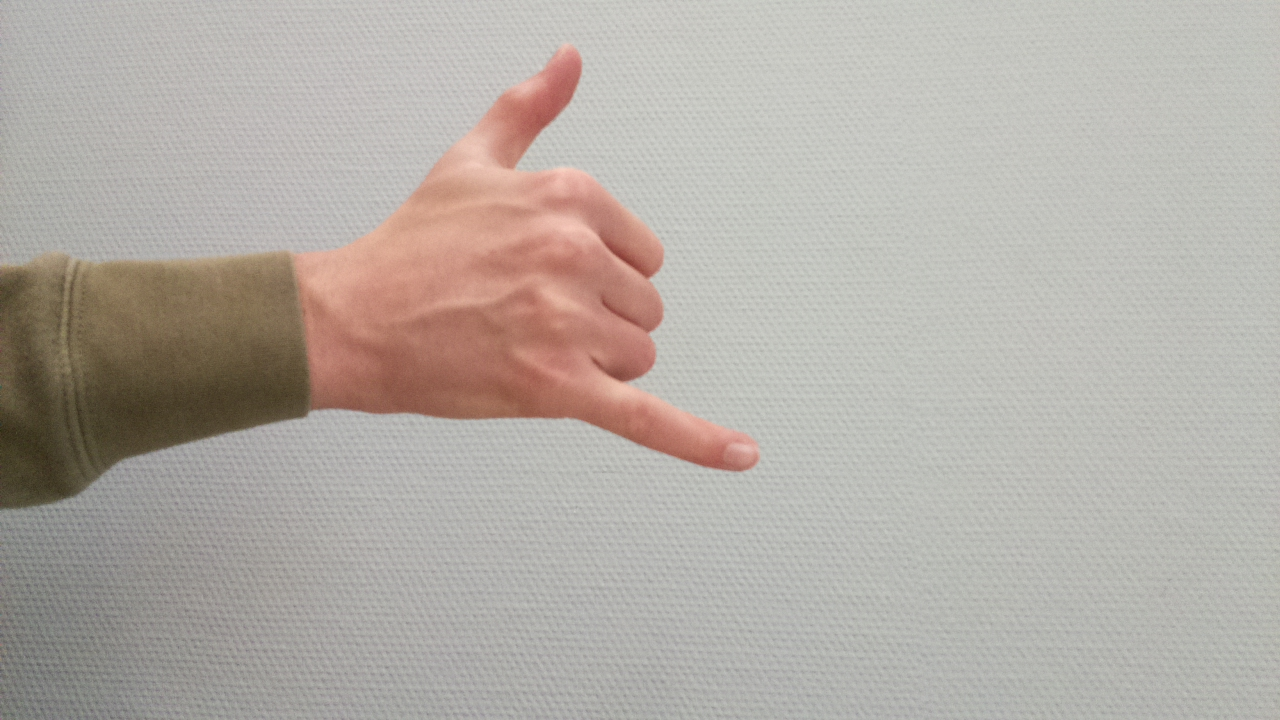
#> input picture blok2/transferlearn_test/original_dataset/hangloose/image1665496251.jpg, 1280 x 720 px, found by its file name
$ python feature_extraction.py
#> lines starting #> are read from the running program, lines starting #| are printed output that depends on the picture; after the words box and inside, x2 and y2 are one past the last pixel; in counts of white or black regions, pixels touching at a corner belong together
import cv2
import numpy as np
from math import sqrt
import os

features = ["area", "perimeter", "aspect_ratio",
            "extent", "pa_ratio", "number_of_hull_defects"]


def extract_features(image):
    contours, hierarchy = cv2.findContours(
        image, cv2.RETR_LIST, cv2.CHAIN_APPROX_SIMPLE)

    contour = max(contours, key=cv2.contourArea)

    area = cv2.contourArea(contour)
    perimeter = cv2.arcLength(contour, True)
    minAreaRect = cv2.minAreaRect(contour)
    (x, y), (width, height), angle = minAreaRect
    aspect_ratio = min(width, height) / max(width, height)
    # rect_area = width * height
    # extend = area / rect_area
    extend = area / cv2.contourArea(cv2.convexHull(contour))
    pa_ratio = perimeter / sqrt(area)

    approx_contour = cv2.approxPolyDP(contour, perimeter * 0.001, True)
    hull = cv2.convexHull(approx_contour, returnPoints=False)
    defects = cv2.convexityDefects(approx_contour, hull)

    number_of_hull_defects = len(defects)

    dst = cv2.cvtColor(image, cv2.COLOR_GRAY2RGB)
    cv2.drawContours(dst, [contour], 0, (255, 0, 0), 3)
    cv2.drawContours(dst, [approx_contour], 0, (0, 255, 0), 2)

    box = cv2.boxPoints(minAreaRect)
    box = np.int0(box)
    cv2.drawContours(dst, [box], 0, (0, 255, 255), 2)

    for i in range(defects.shape[0]):
        s, e, f, d = defects[i, 0]
        start = tuple(approx_contour[s][0])
        end = tuple(approx_contour[e][0])
        far = tuple(approx_contour[f][0])
        cv2.line(dst, start, end, [0, 0, 255], 2)
        cv2.circle(dst, far, 5, [0, 0, 255], -1)

    cv2.imshow("intermediate", dst)

    return np.array((area, perimeter, aspect_ratio, extend, pa_ratio, number_of_hull_defects))


if __name__ == "__main__":
    absolute_path = os.path.join(
        os.getcwd(), "evd_3", "original_dataset", "hangloose", "image1665496251.jpg")

    image = cv2.imread(absolute_path)
#> image is the input picture: shape (720, 1280, 3); mean B, G, R 166, 172.7, 179.2
    image = cv2.cvtColor(image, cv2.COLOR_BGR2HSV)
#> image: shape (720, 1280, 3); mean H, S, V 29.7, 21.8, 179.8
    image = cv2.blur(image, (3, 3))
#> image: shape (720, 1280, 3); mean H, S, V 29.7, 21.8, 179.8
    binary = cv2.inRange(image, (0, 24, 96), (15, 175, 255))
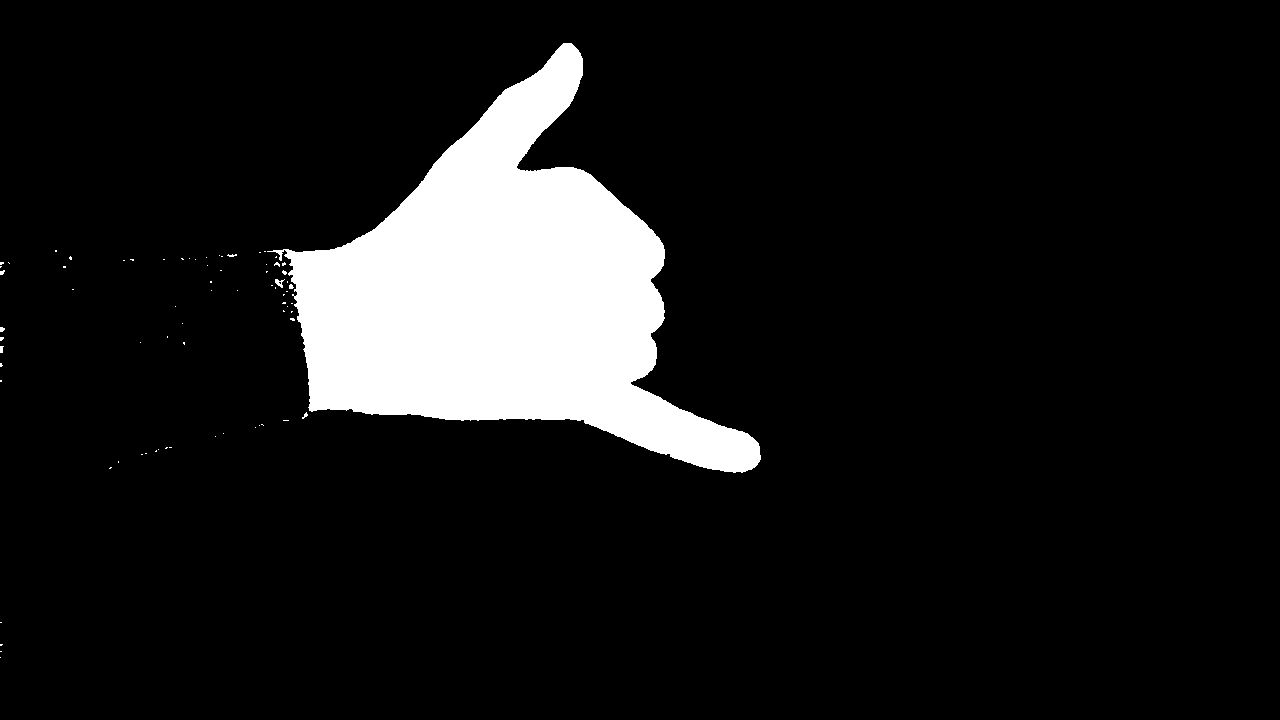
#> binary: shape (720, 1280); 10.1% white; 74 white regions (70 under 20 px), largest, box (x1, y1, x2, y2) and area: (267, 43, 761, 473) 92939, (275, 279, 285, 288) 44, (0, 346, 4, 353) 22, (0, 327, 5, 332) 20

    kernel = np.ones((7, 7), np.uint8)

    binary = cv2.erode(binary, kernel)
#> binary: shape (720, 1280); 9.4% white; 1 white region, box (x1, y1, x2, y2) and area: (290, 46, 757, 469) 86562
    binary = cv2.dilate(binary, kernel)
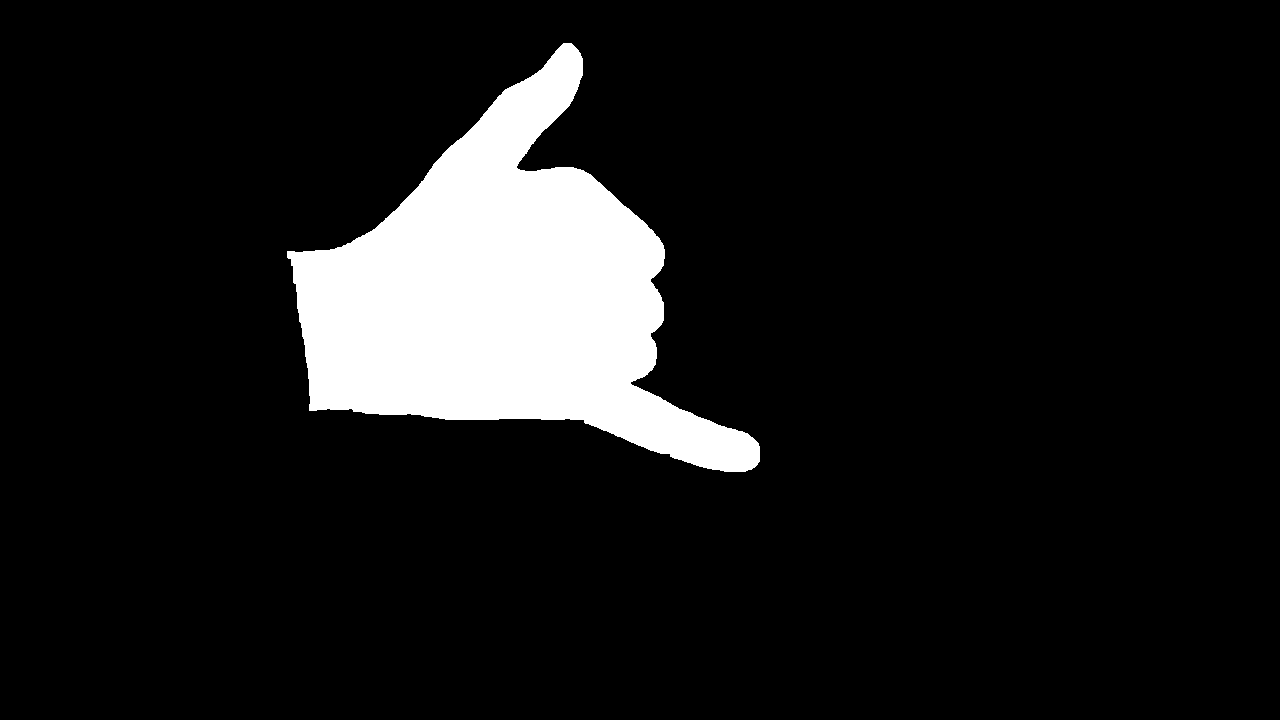
#> binary: shape (720, 1280); 10.1% white; 1 white region

    features = extract_features(binary)
#> in extract_features, `contours, hierarchy = cv2.findContours( image, cv2.RETR_LIST, cv2.CHAI..`: contours = 1 contour; box (x1, y1, x2, y2) and area: (287, 43, 760, 472) 91972
#> in extract_features, `contour = max(contours, key=cv2.contourArea)`: contour = contour of 579 points, box (x1, y1, x2, y2) (287, 43, 760, 472), area 91972
#> in extract_features, `area = cv2.contourArea(contour)`: area = 91972
#> in extract_features, `perimeter = cv2.arcLength(contour, True)`: perimeter = 1734
#> in extract_features, `minAreaRect = cv2.minAreaRect(contour)`: minAreaRect = ((490.4, 332), (394.8, 465.6), -24.53)
#> in extract_features, `(x, y), (width, height), angle = minAreaRect`: x = 490.4; y = 332; width = 394.8; height = 465.6; angle = -24.53
#> in extract_features, `aspect_ratio = min(width, height) / max(width, height)`: aspect_ratio = 0.848
#> in extract_features, `extend = area / cv2.contourArea(cv2.convexHull(contour))`: extend = 0.762
#> in extract_features, `pa_ratio = perimeter / sqrt(area)`: pa_ratio = 5.72
#> in extract_features, `approx_contour = cv2.approxPolyDP(contour, perimeter * 0.001, True)`: approx_contour = contour of 59 points, box (x1, y1, x2, y2) (287, 43, 760, 472), area 91975
#> in extract_features, `hull = cv2.convexHull(approx_contour, returnPoints=False)`: hull = [50, 49, 48, 24, 23, 22, 21, 20, 9, 1, 0]
#> in extract_features, `defects = cv2.convexityDefects(approx_contour, hull)`: defects = [[50, 0, 56, 8907], [1, 9, 7, 1355], [9, 20, 15, 7835], [24, 48, 44, 26968]]
#> in extract_features, `number_of_hull_defects = len(defects)`: number_of_hull_defects = 4
#> in extract_features, `box = cv2.boxPoints(minAreaRect)`: box = [[407.5, 625.8], [214.2, 202.2], [573.3, 38.3], [766.6, 461.9]]
#> in extract_features, `box = np.int0(box)`: box = [[407, 625], [214, 202], [573, 38], [766, 461]]
#> in extract_features, `cv2.drawContours(dst, [box], 0, (0, 255, 255), 2)`:
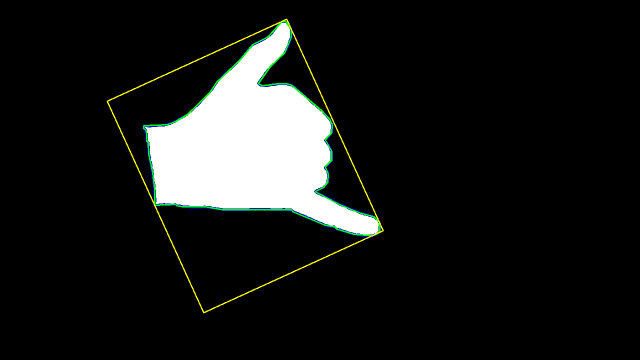
#> dst: shape (720, 1280, 3) (shown at 1/2 size); mean B, G, R 25.1, 27, 25.6
#> the loop in extract_features, `for i in range(defects.shape[0]):` made 4 passes
#> (s, e, f, d, start, end, far) on passes 1 to 4: (50, 0, 56, 8907, (563, 43), (287, 251), (374, 229)), (1, 9, 7, 1355, (287, 257), (309, 410), (305, 345)), (9, 20, 15, 7835, (309, 410), (707, 468), (583, 419)), (24, 48, 44, 26968, (758, 443), (582, 58), (516, 167))
#> after the loop in extract_features, `for i in range(defects.shape[0]):`:
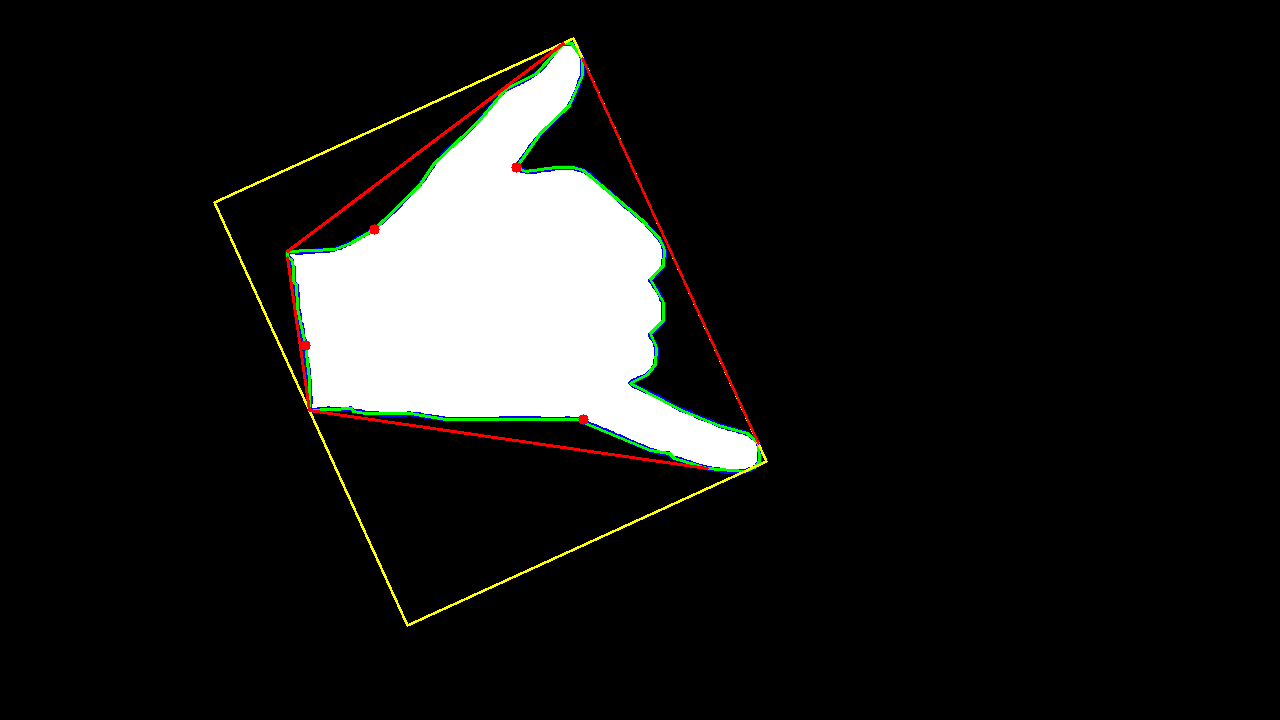
#> dst: shape (720, 1280, 3); 0.46% of pixels changed, all inside (x1, y1, x2, y2) = (286, 42, 760, 470)
#> features = [91972, 1734, 0.848, 0.762, 5.72, 4]

    #cv2.imshow("binary", binary)
    cv2.waitKey(0)
    print(features)
#| [9.19720000e+04 1.73395959e+03 8.47858774e-01 7.62316822e-01
#|  5.71756560e+00 4.00000000e+00]

$ run again, with blok2/transferlearn_test/original_dataset/hangloose/image1665496268.jpg copied over blok2/transferlearn_test/original_dataset/hangloose/image1665496251.jpg
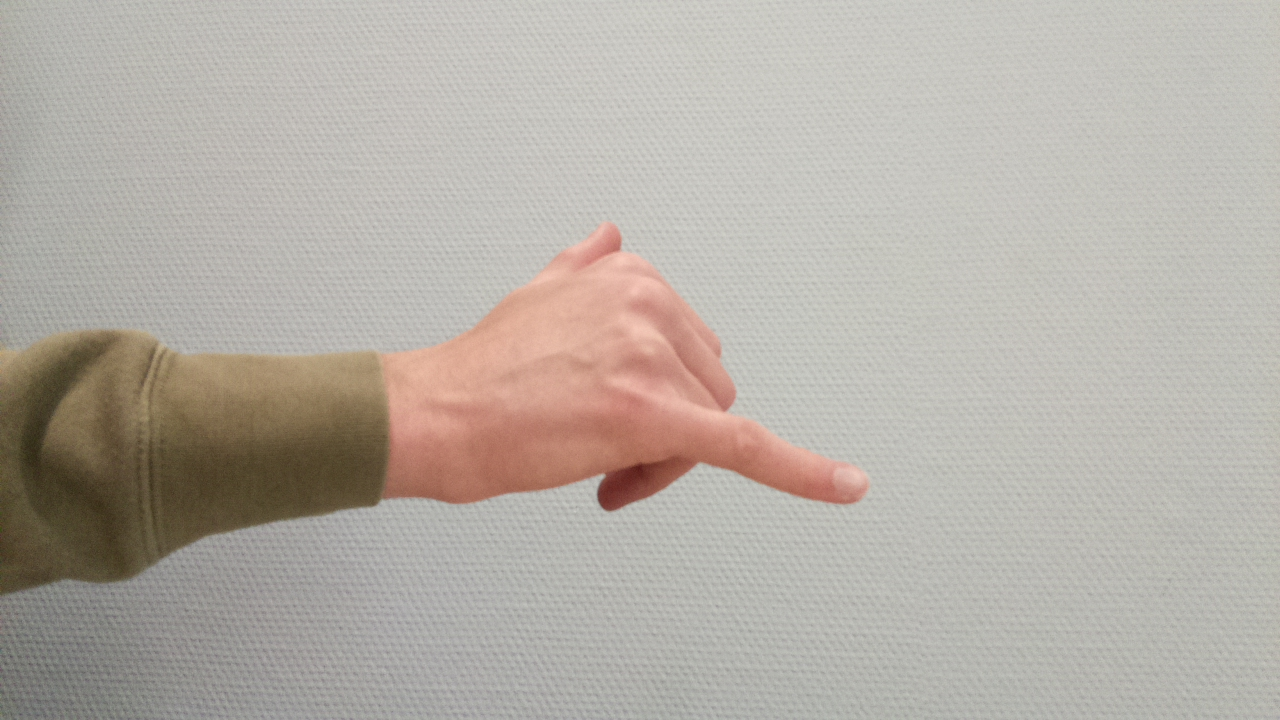
#> input picture blok2/transferlearn_test/original_dataset/hangloose/image1665496268.jpg, 1280 x 720 px, found by its file name
#> image is the input picture: shape (720, 1280, 3); mean B, G, R 166.1, 174.1, 180.5
#> `binary = cv2.erode(binary, kernel)`:
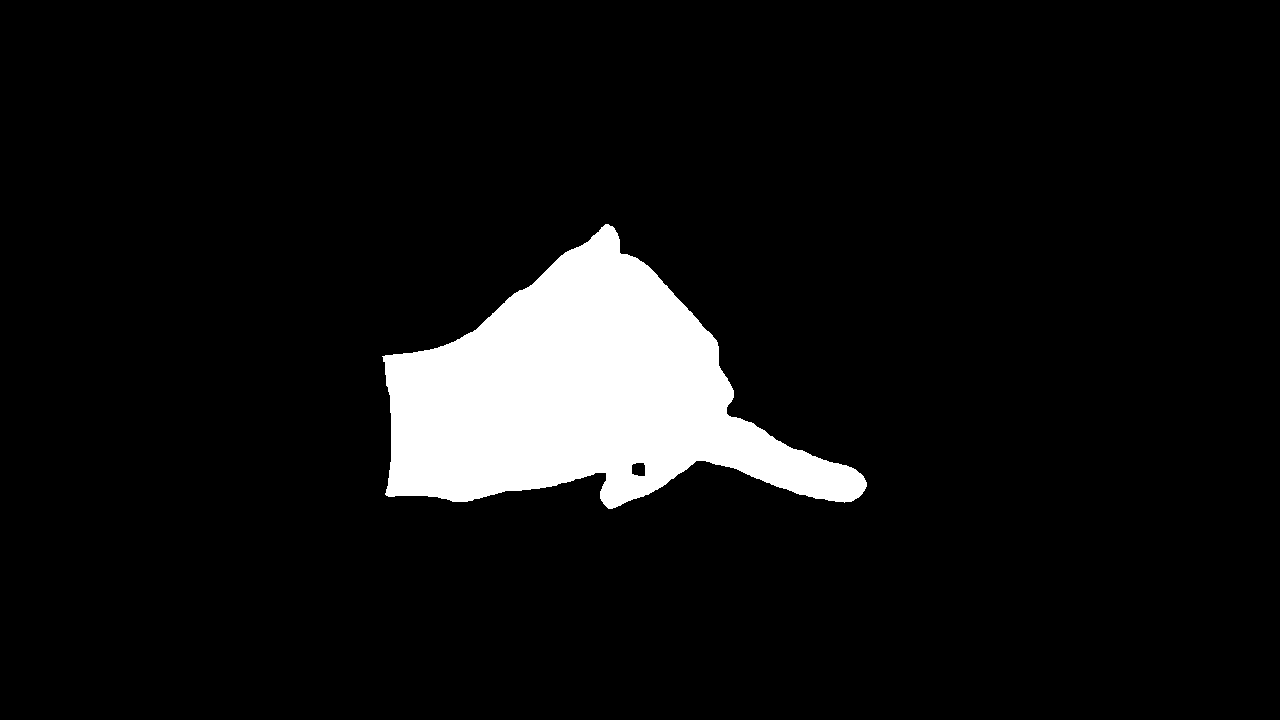
#> binary: shape (720, 1280); 7.6% white; 1 white region, box (x1, y1, x2, y2) and area: (382, 224, 867, 509) 70343
#> contours = 2 contours; box (x1, y1, x2, y2) and area: (379, 221, 870, 512) 75064, (634, 465, 643, 474) 44
#> contour = contour of 539 points, box (x1, y1, x2, y2) (379, 221, 870, 512), area 75064
#> area = 75064.5
#> perimeter = 1463.8
#> minAreaRect = ((622.8, 365.7), (487.3, 290.2), -1.25)
#> x = 622.8; y = 365.7; width = 487.3; height = 290.2; angle = -1.25
#> aspect_ratio = 0.596
#> extend = 0.813
#> pa_ratio = 5.34
#> approx_contour = contour of 59 points, box (x1, y1, x2, y2) (379, 221, 870, 512), area 75064
#> hull = [52, 51, 33, 32, 31, 30, 29, 22, 21, 12, 9, 8, 0]
#> defects = [[52, 0, 57, 6449], [0, 8, 4, 1808], [9, 12, 10, 1033], [12, 21, 17, 9172], [22, 29, 24, 11653], [33, 51, 41, 13181]]
#> number_of_hull_defects = 6
#> in extract_features, `box = cv2.boxPoints(minAreaRect)`: box = [[382.4, 516.1], [376.1, 225.9], [863.3, 215.3], [869.6, 505.5]]
#> in extract_features, `box = np.int0(box)`: box = [[382, 516], [376, 225], [863, 215], [869, 505]]
#> the loop in extract_features, `for i in range(defects.shape[0]):` made 6 passes
#> (s, e, f, d, start, end, far) on passes 1 to 6: (52, 0, 57, 6449, (602, 221), (379, 353), (469, 329)), (0, 8, 4, 1808, (379, 353), (382, 497), (387, 398)), (9, 12, 10, 1033, (385, 499), (449, 504), (424, 498)), (12, 21, 17, 9172, (449, 504), (605, 511), (602, 475)), (22, 29, 24, 11653, (615, 511), (854, 504), (699, 463)), (33, 51, 41, 13181, (866, 473), (611, 221), (729, 410))
#> after the loop in extract_features, `for i in range(defects.shape[0]):`:
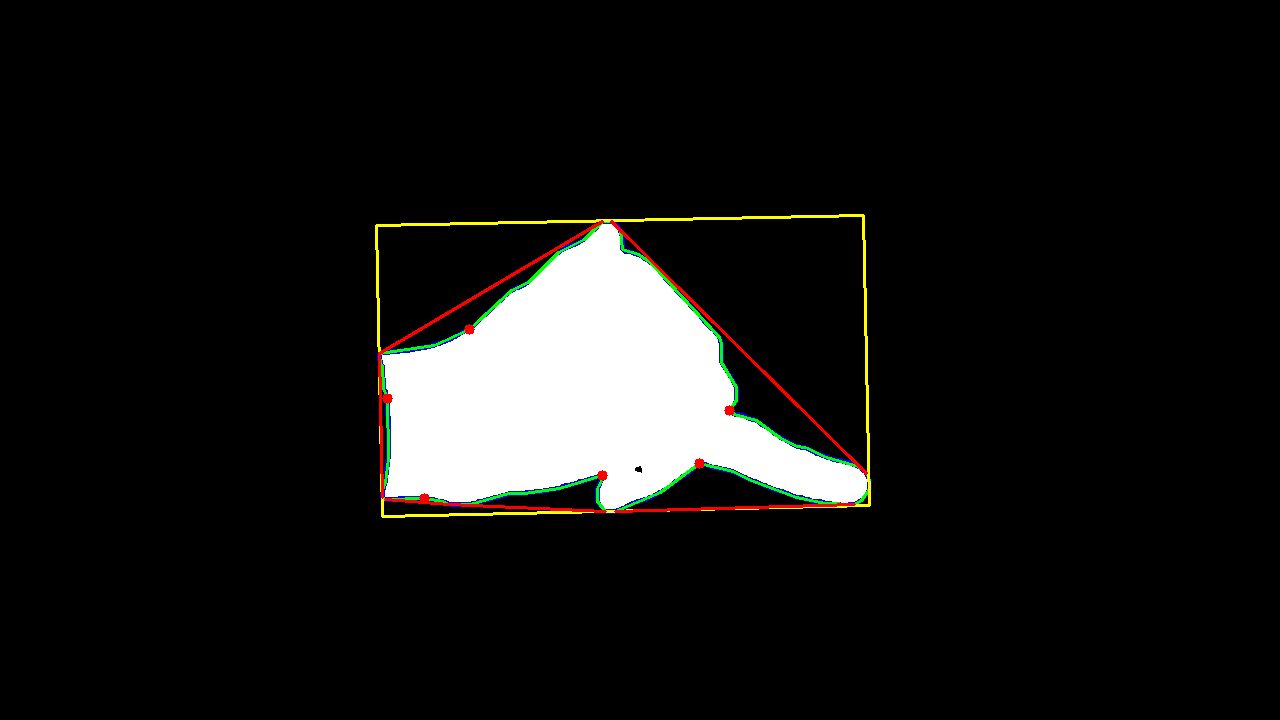
#> dst: shape (720, 1280, 3); mean B, G, R 20.4, 21.8, 22
#> features = [75064.5, 1463.8, 0.596, 0.813, 5.34, 6]
#| [7.50645000e+04 1.46375143e+03 5.95584286e-01 8.12676605e-01
#|  5.34256771e+00 6.00000000e+00]
